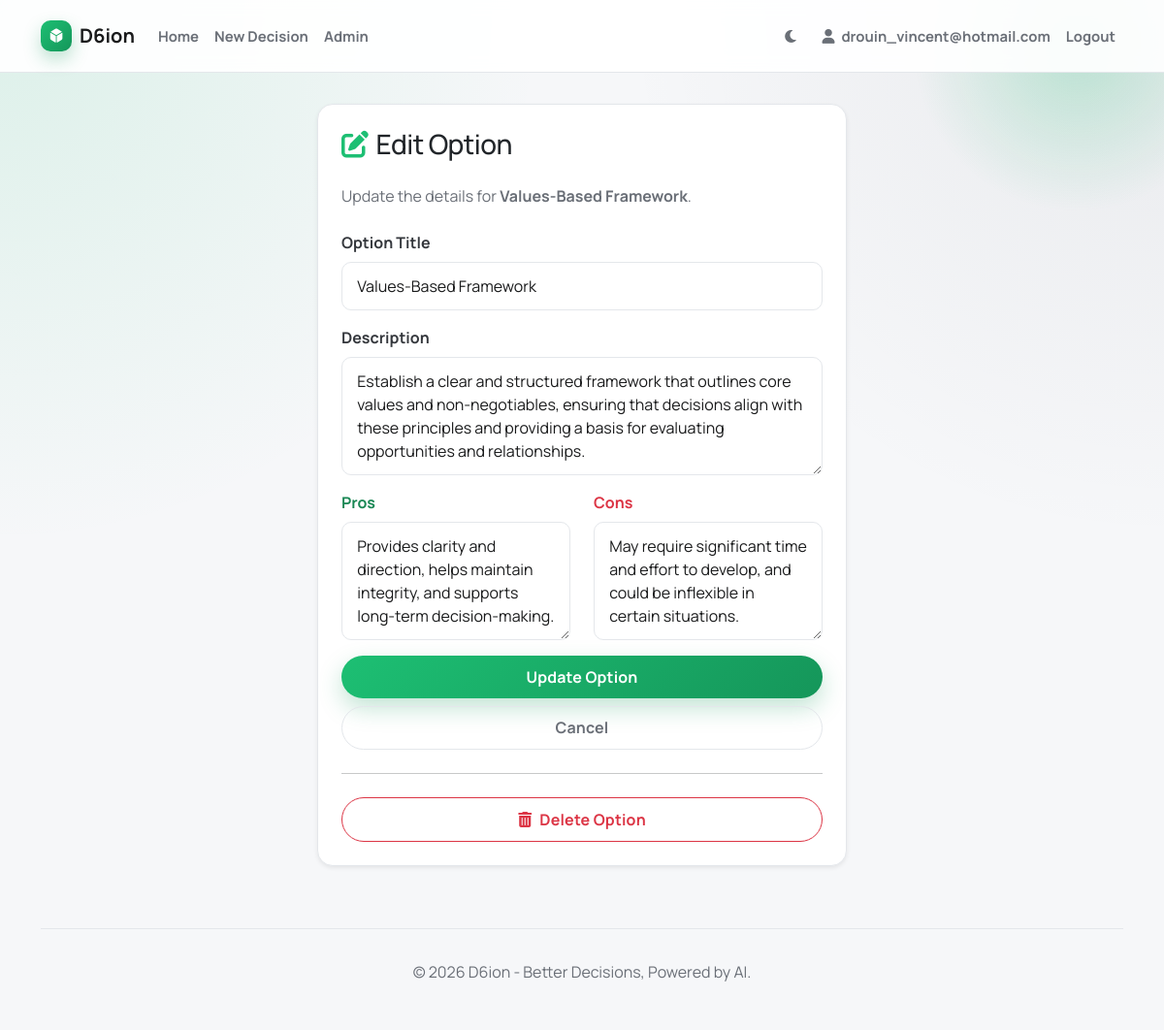
/option/8/edit (signed in), run on the app's committed database.
### app/models.py (models this page shows, shortened)
class User(UserMixin, db.Model):
    id = db.Column(db.Integer, primary_key=True)
    username = db.Column(db.String(64), index=True, unique=True)
    email = db.Column(db.String(120), index=True, unique=True)
    password_hash = db.Column(db.String(128))
    is_admin = db.Column(db.Boolean, default=False)
    headline = db.Column(db.String(140))
    about = db.Column(db.Text)
    location = db.Column(db.String(64))
    experience = db.Column(db.Text)
    education = db.Column(db.Text)
    skills = db.Column(db.String(255))
    decisions = db.relationship('Decision', backref='owner', lazy='dynamic')

class Option(db.Model):
    id = db.Column(db.Integer, primary_key=True)
    title = db.Column(db.String(140))
    description = db.Column(db.Text)
    pros = db.Column(db.Text)
    cons = db.Column(db.Text)
    decision_id = db.Column(db.Integer, db.ForeignKey('decision.id'))

### app/routes.py (the view)
@bp.route('/option/<int:id>/edit', methods=['GET', 'POST'])
@login_required
def edit_option(id):
    option = Option.query.get_or_404(id)
    if option.decision.owner != current_user and not current_user.is_admin:
        abort(403)
    form = OptionForm()
    if form.validate_on_submit():
        option.title = form.title.data
        option.description = form.description.data
        option.pros = form.pros.data
        option.cons = form.cons.data
        db.session.commit()
        flash('Option updated!')
        return redirect(url_for('main.view_decision', id=option.decision_id))
    elif request.method == 'GET':
        form.title.data = option.title
        form.description.data = option.description
        form.pros.data = option.pros
        form.cons.data = option.cons
    return render_template('edit_option.html', title='Edit Option',
                           form=form, option=option)

### app/forms.py
class OptionForm(FlaskForm):
    title = StringField('Option Title', validators=[DataRequired(), Length(min=1, max=140)])
    description = TextAreaField('Description', validators=[Length(max=65535)])
    pros = TextAreaField('Pros', validators=[Length(max=65535)])
    cons = TextAreaField('Cons', validators=[Length(max=65535)])
    submit = SubmitField('Add Option')

### app/models.py (called while the page is built)
@login.user_loader
def load_user(id):
    return User.query.get(int(id))

### app/templates/edit_option.html (shortened to what this page needs)
{% extends "base.html" %}
{% block content %}
<div class="row justify-content-center">
    <div class="col-md-8 col-lg-6">
        <div class="card p-4 shadow-sm">
            <h1 class="h3 mb-4"><i class="fas fa-edit me-2 text-primary"></i>Edit Option</h1>
            <p class="text-muted mb-4">Update the details for <strong>{{ option.title }}</strong>.</p>
            <form action="" method="post">
                <div class="mb-3">
                    {{ form.title.label(class="form-label fw-bold") }}
                    {{ form.title(class="form-control", size=64) }}
                </div>
                <div class="mb-3">
                    {{ form.description.label(class="form-label fw-bold") }}
                    {{ form.description(class="form-control", rows=4) }}
                </div>
                <div class="row mb-3">
                    <div class="col-md-6">
                        {{ form.pros.label(class="form-label fw-bold text-success") }}
                        {{ form.pros(class="form-control", rows=4) }}
                    </div>
                    <div class="col-md-6">
                        {{ form.cons.label(class="form-label fw-bold text-danger") }}
                        {{ form.cons(class="form-control", rows=4) }}
                    </div>
                </div>
                <div class="d-grid gap-2">
                    {{ form.submit(class="btn btn-primary", value="Update Option") }}
                    <a href="{{ url_for('main.view_decision', id=option.decision_id) }}" class="btn btn-outline-secondary">Cancel</a>
                </div>
            </form>
            <hr class="my-4">
            <div class="d-grid">
                <form action="{{ url_for('main.delete_option', id=option.id) }}" method="post" onsubmit="return confirm('Are you sure you want to delete this option? This action cannot be undone.');">
                    <button type="submit" class="btn btn-outline-danger w-100">
                        <i class="fas fa-trash-alt me-2"></i>Delete Option
                    </button>
                </form>
            </div>
        </div>
    </div>
</div>
{% endblock %}

### app/templates/base.html (shortened to what this page needs)
<!doctype html>
<html lang="en">
    <head>
        <link href="https://cdn.jsdelivr.net/npm/bootstrap@5.3.0/dist/css/bootstrap.min.css" rel="stylesheet">
        <link rel="stylesheet" href="https://cdnjs.cloudflare.com/ajax/libs/font-awesome/6.0.0/css/all.min.css">
        <link href="https://cdn.jsdelivr.net/npm/quill@2.0.2/dist/quill.snow.css" rel="stylesheet">
        <link rel="stylesheet" href="{{ url_for('static', filename='css/style.css') }}">
    </head>
    <body data-bs-theme="light">
        <div class="page-glow"></div>
        <nav class="navbar navbar-expand-lg border-bottom sticky-top py-3">
            <div class="container">
                <a class="navbar-brand d-flex align-items-center" href="{{ url_for('main.index') }}">
                    <span class="brand-mark"><i class="fas fa-dice-d6"></i></span>
                    <span class="fw-bold tracking-tight text-dark-emphasis ms-2">D6ion</span>
                </a>
                <div class="collapse navbar-collapse" id="navbarNav">
                    <ul class="navbar-nav me-auto">
                        <li class="nav-item">
                            <a class="nav-link" href="{{ url_for('main.index') }}">Home</a>
                        </li>
                        {% if current_user.is_authenticated %}
                        <li class="nav-item">
                            <a class="nav-link" href="{{ url_for('main.new_decision') }}">New Decision</a>
                        </li>
                        {% endif %}
                        {% if current_user.is_authenticated and current_user.is_admin %}
                        <li class="nav-item">
                            <a class="nav-link" href="{{ url_for('main.admin') }}">Admin</a>
                        </li>
                        {% endif %}
                    </ul>
                    <ul class="navbar-nav align-items-center">
                        <li class="nav-item me-3">
                            <button class="btn btn-link nav-link px-0 text-decoration-none" id="theme-toggle" onclick="toggleTheme()" title="Toggle Dark/Light Mode">
                                <i class="fas fa-moon" id="theme-icon"></i>
                            </button>
                        </li>
                        {% if current_user.is_anonymous %}
                        <li class="nav-item">
                            <a class="nav-link" href="{{ url_for('auth.login') }}">Login</a>
                        </li>
                        {% else %}
                        <li class="nav-item">
                            <a class="nav-link" href="{{ url_for('main.user', username=current_user.username) }}">
                                <i class="fas fa-user me-1"></i> {{ current_user.username }}
                            </a>
                        </li>
                        <li class="nav-item">
                            <a class="nav-link" href="{{ url_for('auth.logout') }}">Logout</a>
                        </li>
                        {% endif %}
                    </ul>
                </div>
            </div>
        </nav>
        <main class="container app-shell">
            {% block content %}{% endblock %}
            <footer class="footer text-center">
                <p>&copy; 2026 D6ion - Better Decisions, Powered by AI.</p>
            </footer>
        </main>
    </body>
</html>

### app/static/css/style.css (style rules this page uses)
:root { --brand: #1dbf73; --brand-strong: #15965a; --brand-soft: #e6f9ef; --ink-900: #191a1b; --ink-700: #35383d; --ink-500: #6a6f77; --ink-300: #cfd4da; --surface: #ffffff; --surface-soft: #f6f7f9; --line: #e4e7eb; --warning: #f59e0b; --info: #0ea5e9; --magic: #3d8bfd; --shadow-sm: 0 8px 20px rgba(20, 24, 31, 0.06); --shadow-md: 0 20px 48px rgba(20, 24, 31, 0.1); --radius-sm: 10px; --radius-md: 16px; --radius-lg: 24px; }
* { box-sizing: border-box; }
body { background: radial-gradient(circle at 0% 0%, rgba(29, 191, 115, 0.12), transparent 35%), radial-gradient(circle at 100% 0%, rgba(15, 23, 42, 0.06), transparent 35%), var(--surface-soft); color: var(--ink-700); font-family: 'Manrope', -apple-system, BlinkMacSystemFont, 'Segoe UI', sans-serif; -webkit-font-smoothing: antialiased; min-height: 100vh; }
.page-glow { position: fixed; top: -120px; right: -80px; width: 340px; height: 340px; background: radial-gradient(circle, rgba(29, 191, 115, 0.24) 0%, rgba(29, 191, 115, 0) 70%); pointer-events: none; z-index: 0; }
h1, h2, h3, h4, h5, h6 { color: var(--ink-900); font-weight: 800; letter-spacing: -0.02em; }
a { color: var(--brand); }
.navbar { background-color: color-mix(in srgb, var(--surface) 92%, transparent) !important; backdrop-filter: blur(10px); border-color: var(--line) !important; z-index: 10; }
.navbar-brand { font-size: 1.25rem; color: var(--ink-900); }
.brand-mark { width: 32px; height: 32px; border-radius: 10px; display: inline-flex; align-items: center; justify-content: center; background: linear-gradient(135deg, var(--brand) 0%, var(--brand-strong) 100%); color: #fff; font-size: 0.9rem; box-shadow: 0 8px 18px rgba(21, 150, 90, 0.28); }
.nav-link { color: var(--ink-500); font-weight: 700; font-size: 0.93rem; }
.app-shell { position: relative; z-index: 1; margin-top: 2rem; }
.btn { border-radius: 999px; font-weight: 700; letter-spacing: 0.01em; padding: 0.62rem 1.2rem; transition: all 0.22s ease; }
.btn-primary { background: linear-gradient(135deg, var(--brand) 0%, var(--brand-strong) 100%); border: none; color: #fff; box-shadow: 0 10px 24px rgba(21, 150, 90, 0.26); }
.btn-outline-secondary { border-color: var(--line); color: var(--ink-500); }
.card { border: 1px solid var(--line); border-radius: var(--radius-md); background-color: var(--surface); box-shadow: var(--shadow-sm); transition: transform 0.22s ease, box-shadow 0.22s ease, border-color 0.22s ease; }
.text-primary { color: var(--brand) !important; }
.text-muted { color: var(--ink-500) !important; }
.text-dark, .text-dark-emphasis, .text-secondary { color: var(--ink-900) !important; }
.form-control, .form-select { background: var(--surface); border: 1px solid var(--line); border-radius: var(--radius-sm); color: var(--ink-900); padding: 0.75rem 0.95rem; }
.form-label { font-weight: 700; color: var(--ink-700); }
.footer { margin-top: 4rem; padding: 2rem 0; border-top: 1px solid var(--line); color: var(--ink-500); }

### data on the page
User: username "drouin_vincent@hotmail.com"
Option: title "Values-Based Framework", description "Establish a clear and structured framework that outlines core values and non-negotiables, ensuring that decisions align with these principles and providing a basis for evaluating opportunities and relationships.", pros "Provides clarity and direction, helps maintain integrity, and supports long-term decision-making.", cons "May require significant time and effort to develop, and could be inflexible in certain situations."
